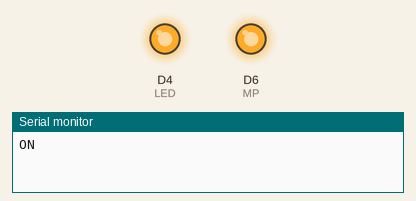
A sketch run on a simulated ESP8266 (NodeMCU). Parts: output pins drawn as LEDs (lit = HIGH), the last lines printed to the serial monitor.

Above: at 1.0 s.
At 3.0 s:
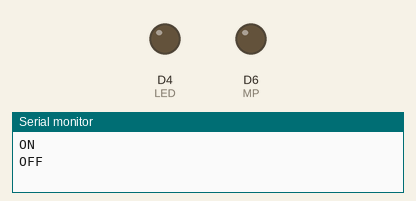
Timing chart, 0 to 5.2 s (numbered marks = the images above):
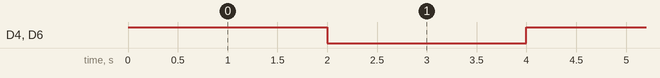

The sketch:

Blink.ino
```cpp
/*
  Blink an ESP8266 NodeMCU board
  Turns flashes an LED for one second delay.

  This program needs no circuit. It will use a built-in LED

  by Eng. Alaa Al Nassan
 */


# define LED D4 // Use built-in LED which connected to D4 pin or GPIO 2
# define MP D6 // Motor power
# define SENSE_DIGITAL D6 // Sensor Digital
# define SENSE_ANALOG D6 // Sensor Analog

int delayPeriod = 2000;

void setup() {
  pinMode(LED, OUTPUT);     // Initialize the LED as an output
  pinMode(MP, OUTPUT);     // Initialize the LED as an output
  Serial.begin(115200);
}


void loop() {
  digitalWrite(LED, HIGH);  // Turn the LED off because the LED is active low
  analogWrite(MP, 800);
  Serial.println("ON");
  delay(delayPeriod);            // Wait a second
  digitalWrite(LED, LOW);   // Turn the LED on because the LED is active low
  analogWrite(MP, 0);
  Serial.println("OFF");
  delay(delayPeriod);              // Wait a second
}
```

Measured:
- by itself, D4 (LED), D6 (MP): alternates HIGH for 2.0 s and LOW for 2.0 s
